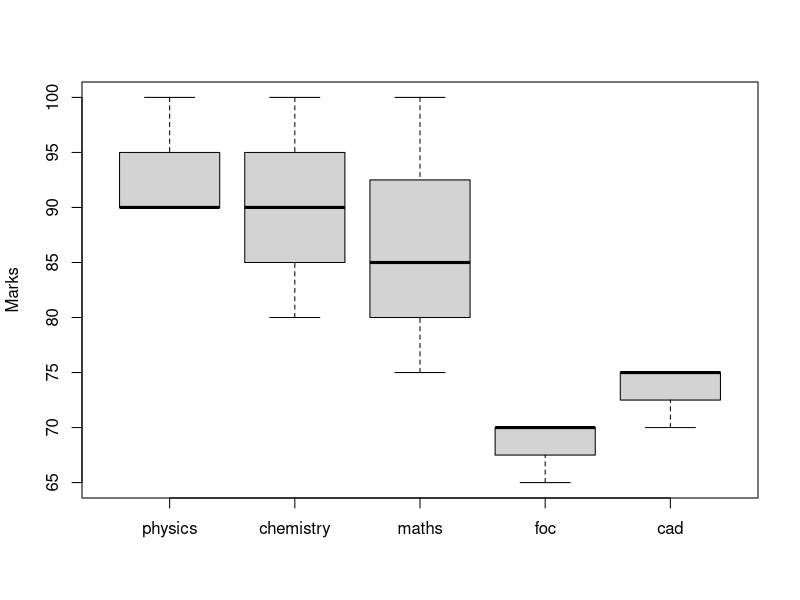
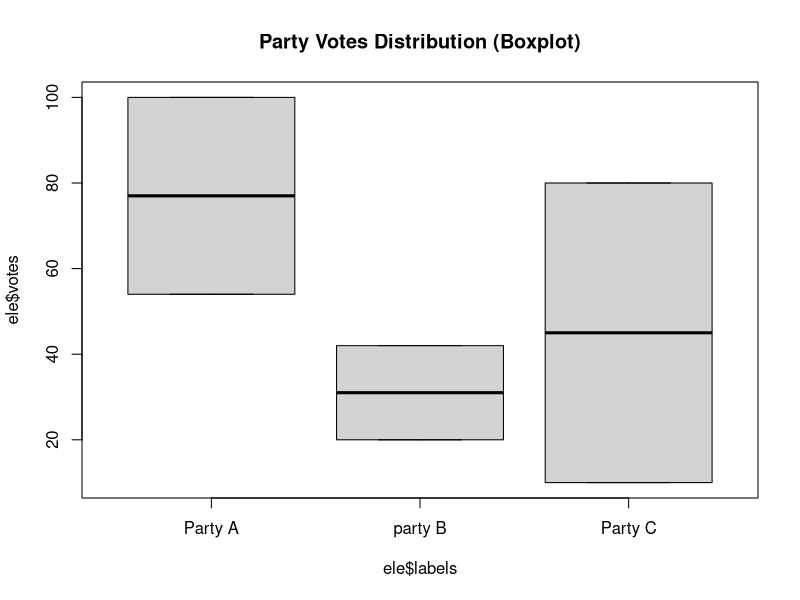
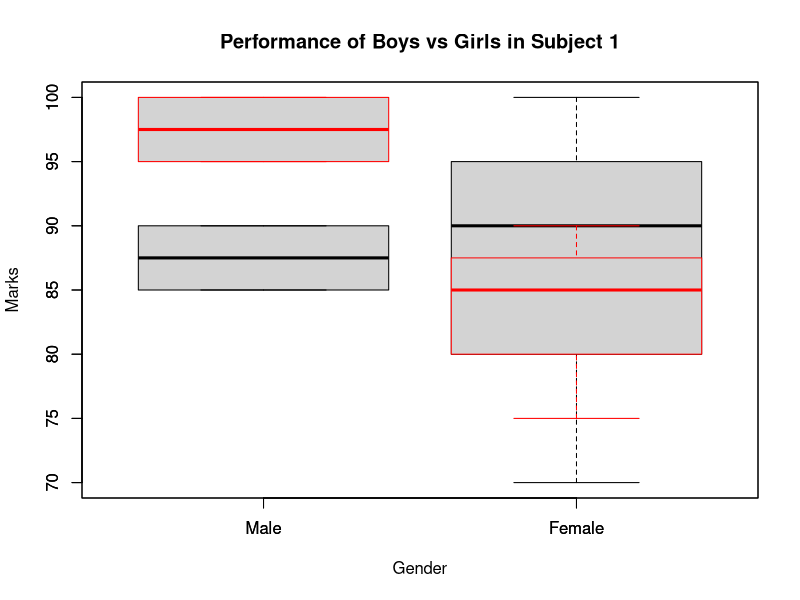

These charts were generated, in order, by the following R code:
df <- data.frame(
  name = c("Ramesh", "Suresh", "Hitesh"),
  physics = c(100,90,90),
  chemistry = c(90,100,80),
  maths = c(75, 85, 100),
  foc = c(65, 70, 70),
  cad = c(70, 75, 75)
)

par(mfrow=c(1,1))
boxplot(df[1:nrow(df), 2:6], names = colnames(df[1:nrow(df), 2:6]), ylab="Marks")

ele = data.frame(
  votes = c(54,42,10, 100, 20, 80),
  labels = c("Party A","party B", "Party C","Party A","party B", "Party C")
)  
boxplot(ele$votes~ele$labels, name = ele$labels, main = "Party Votes Distribution (Boxplot)")

df <- data.frame(
  rollno = c(100, 101, 102, 103, 104),
  marks1 = c(90,100,85,90,70),
  marks2 = c(85,90,100,95,75),
  gender = c('M','M','F','F','M')
)

boxplot(df$marks1~df$gender, names = c("Male", "Female"), main = "Performance of Boys vs Girls in Subject 1", ylab = "Marks", xlab = "Gender")

boxplot(df$marks2~df$gender, names = c("Male", "Female"), main = "Performance of Boys vs Girls in Subject 2", add = TRUE, border='red')


